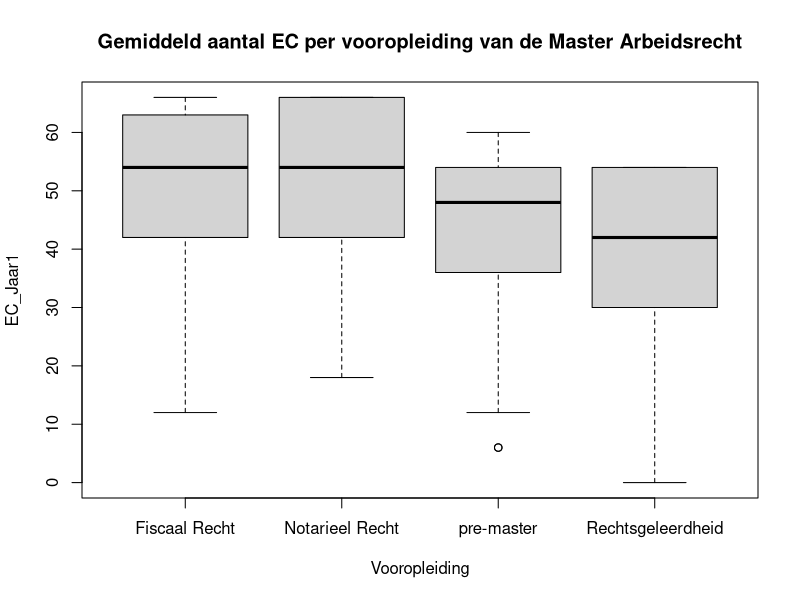

This chart was generated by the following R code:
## ---- chunk 1
paste0(here::here(),"/03. Includes/code/Header.R")
## ---- chunk 2
library(stringr)
Round_and_format <- function(x, digits = 2) {
  x <- as.character(round(x, digits))
  x <- str_replace(x, "[.]", ",")
  return(x)
}
## ---- chunk 3
## H0 en H1 medianen of gemiddelden, ook in toepassing 
## is het wel interessant om gemiddelden te tonen? 
## link naar Mann W-U test 
## Vraag Sandjai en Martijn: Hoe kan het dat Fiscaal Recht en de pre-master niet significant verschillen, terwijl Notarieel Recht en de pre-master wel verschillen.  


RNGkind(sample.kind = "Rounding")
set.seed(8)
# 3
## 300 waarnemingen voor Vooropleiding
Seed <- sample(c(1, 2, 3, 4), 300, replace = TRUE)
Vooropleiding <-  ifelse(Seed == 1, "Rechtsgeleerdheid", 
                  ifelse(Seed == 2, "Notarieel Recht",
                  ifelse(Seed == 3, "Fiscaal Recht",
                  ifelse(Seed == 4, "pre-master",
                                 NA))))

## 300 waarnemingen voor puntenaantallen, random gesampled uit een lijst mogelijkheden
Punten_mogelijkheden <- c(6, 12, 18, 24, 30, 36, 36, 42, 42, 42, 48, 48, 48, 48, 54, 54, 54, 60, 60, 60, 60, 60, 60)
EC_Jaar1 <- sample(Punten_mogelijkheden, 300, replace = TRUE)

Studentnr <- sample(3000000:4000000, 300)
Resultaten_Arbeidsrecht <- data.frame(Studentnr, Vooropleiding, EC_Jaar1)

## puntencorrectie om Fiscaal en Notarieel +6 punten te geven en Rechtsgeleerdheid -6 punten
Resultaten_Arbeidsrecht$EC_Jaar1[Vooropleiding == "Fiscaal Recht" | Vooropleiding == "Notarieel Recht"] <-
  Resultaten_Arbeidsrecht$EC_Jaar1[Vooropleiding == "Fiscaal Recht" | Vooropleiding == "Notarieel Recht"] + 6
Resultaten_Arbeidsrecht$EC_Jaar1[Vooropleiding == "Rechtsgeleerdheid"] <-
  Resultaten_Arbeidsrecht$EC_Jaar1[Vooropleiding == "Rechtsgeleerdheid"] - 6
## ---- chunk 4
## Eerste 6 observaties
head(Resultaten_Arbeidsrecht)

## Laatste 6 observaties
tail(Resultaten_Arbeidsrecht)
## ---- chunk 5
## Opleidingen in de data aanwezig
levels(Resultaten_Arbeidsrecht$Vooropleiding)
## ---- chunk 6
## Aantallen en mediaan
library(dplyr)
group_by(Resultaten_Arbeidsrecht, Vooropleiding) %>%
  summarise(
    N = n(),
    Q1 = quantile(EC_Jaar1)[2], ##de eerste waarde is het minimum, Q1 is dus op plaats 2
    Mediaan = median(EC_Jaar1),
    Q3 = quantile(EC_Jaar1)[4]
  )
## ---- chunk 7
x <- group_by(Resultaten_Arbeidsrecht, Vooropleiding) %>%
  summarise(
    N = n(),
    Q1 = quantile(EC_Jaar1)[2],
    Mediaan = median(EC_Jaar1),
    Q3 = quantile(EC_Jaar1)[4]
  )

vN_FIS <- Round_and_format(x[1,2])
vN_NOT <- Round_and_format(x[2,2])
vN_RCH <- Round_and_format(x[4,2])
vN_PM <- Round_and_format(x[3,2])

vQ1_FIS <- Round_and_format(x[1,3])
vQ1_NOT <- Round_and_format(x[2,3])
vQ1_RCH <- Round_and_format(x[4,3])
vQ1_PM <- Round_and_format(x[3,3])

vMed_FIS <- Round_and_format(x[1,4])
vMed_NOT <- Round_and_format(x[2,4])
vMed_RCH <- Round_and_format(x[4,4])
vMed_PM <- Round_and_format(x[3,4])

vQ3_FIS <- Round_and_format(x[1,5])
vQ3_NOT <- Round_and_format(x[2,5])
vQ3_RCH <- Round_and_format(x[4,5])
vQ3_PM <- Round_and_format(x[3,5])
## ---- chunk 8
boxplot(EC_Jaar1 ~ Vooropleiding, Resultaten_Arbeidsrecht,
        main = "Gemiddeld aantal EC per vooropleiding van de Master Arbeidsrecht")
## ---- chunk 9
kruskal.test(EC_Jaar1 ~ Vooropleiding, Resultaten_Arbeidsrecht)
## ---- chunk 10
Ktest <- kruskal.test(EC_Jaar1 ~ Vooropleiding, Resultaten_Arbeidsrecht)
vK_DF <- Round_and_format(Ktest$parameter)
vK_Chi2 <- Round_and_format(Ktest$statistic)
vK_P <- Round_and_format(Ktest$p.value)
## ---- chunk 11
pairwise.wilcox.test(Resultaten_Arbeidsrecht$EC_Jaar1, Resultaten_Arbeidsrecht$Vooropleiding, p.adjust.method = "bonferroni")
